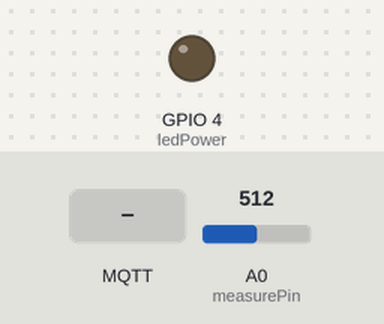
A sketch run on a simulated ESP8266 (NodeMCU). Shown: output pins drawn as LEDs (lit = HIGH). The test bench sets the inputs (shaded band); at power-on: A0 (measurePin) = 512. WiFi joins after 1.5 s; servers stay silent unless stated; random numbers use the default seed unless the sketch sets one; no MQTT or app messages arrive unless stated; what the sketch prints to the serial monitor is not drawn.

Above: at 2.7 s.
2.8 s: MQTT message "1" arrives on the first subscribed topic
18.0 s: MQTT message "on" arrives on the first subscribed topic
33.0 s: MQTT message "off" arrives on the first subscribed topic
Timing chart, 0 to 48.1 s (numbered marks = the images above; inputs shaded):
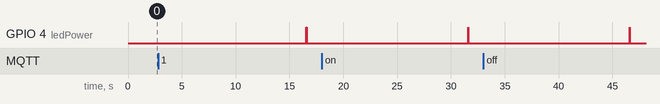

The sketch:

optical_dust_sensor_coding.ino
```cpp
#include <ESP8266WiFi.h>
#include <PubSubClient.h>

int measurePin = A0;
int ledPower = 4;
char str_voMeasured[10];
char str_calcVoltage[10];
char str_dustDensity[10];

unsigned int samplingTime = 280;
unsigned int deltaTime = 40;
unsigned int sleepTime = 9680;

float voMeasured = 0;
float voMeasured_old = 0;
float calcVoltage = 0;
float dustDensity = 0;
float dustDensity_old = 0;

// Update these with values suitable for your network.
// my hotspot
const char* ssid = "AGK";
const char* password = "91AuiaV00";
//const char* mqtt_server = "broker.mqtt-dashboard.com";
const char* mqtt_server = "172.20.10.4";


WiFiClient espClient;
PubSubClient client(espClient);
long lastMsg = 0;
char msg[100];
int value = 0;


void setup_wifi() {

  delay(10);
  // We start by connecting to a WiFi network
  Serial.println();
  Serial.print("Connecting to ");
  Serial.println(ssid);

  WiFi.begin(ssid, password);

  while (WiFi.status() != WL_CONNECTED) {
    delay(500);
    Serial.print(".");
  }

  randomSeed(micros());

  Serial.println("");
  Serial.println("WiFi connected");
  Serial.println("IP address: ");
  Serial.println(WiFi.localIP());
}


void setup() {
  Serial.begin(115200);
  setup_wifi();
  client.setServer(mqtt_server, 1883);
  client.setCallback(callback);
  //Serial.begin(9600);
  pinMode(ledPower,OUTPUT);
}


void callback(char* topic, byte* payload, unsigned int length) {
  Serial.print("Message arrived [");
  Serial.print(topic);
  Serial.print("] ");
  for (int i = 0; i < length; i++) {
    Serial.print((char)payload[i]);
  }
  Serial.println();

}

void reconnect() {
  // Loop until we're reconnected
  while (!client.connected()) {
    Serial.print("Attempting MQTT connection...");
    // Create a random client ID
    String clientId = "ESP8266Client-";
    clientId += String(random(0xffff), HEX);
    // Attempt to connect
    if (client.connect(clientId.c_str())) {
      Serial.println("connected");
      // Once connected, publish an announcement...
      client.publish("TopicDustReads", "");
      // ... and resubscribe
      client.subscribe("outTopicRed");
    } else {
      Serial.print("failed, rc=");
      Serial.print(client.state());
      Serial.println(" try again in 2 seconds");
      // Wait 5 seconds before retrying
      delay(5000);
    }
  }
}


void loop(){

 if (!client.connected()) {
    reconnect();
   }
  client.loop();


  digitalWrite(ledPower,LOW);
  delayMicroseconds(samplingTime);

  dustDensity_old = dustDensity;
  delay(15000);
  voMeasured = analogRead(measurePin);
  delayMicroseconds(deltaTime);
  digitalWrite(ledPower,HIGH);
  delayMicroseconds(sleepTime);


  // 0 - 3.3V mapped to 0 - 1023 integer values
  // recover voltage
  calcVoltage = voMeasured * (3.3/ 1024.0);

  // linear eqaution taken from http://www.howmuchsnow.com/arduino/airquality/
  // Chris Nafis (c) 2012
  dustDensity = 0.17 * calcVoltage - 0.1;

  Serial.print("Raw Signal Value (0-1023): ");
  Serial.print(voMeasured);

  Serial.print(" - Voltage: ");
  Serial.print(calcVoltage);


  Serial.print(" - Dust Density: ");
  Serial.println(dustDensity);


dtostrf(voMeasured, 4, 2, str_voMeasured);
dtostrf(calcVoltage, 4, 2, str_calcVoltage);
dtostrf(dustDensity, 4, 2, str_dustDensity);

 sprintf(msg,"{\"RawMeasured\": %s,\"CalcVolt\": %s,\"dustDen\": %s }",str_voMeasured,str_calcVoltage,str_dustDensity);

    //sprintf(msg, "test");

    if (dustDensity != dustDensity_old) {

      Serial.print("Publish message: ");
      Serial.println(msg);
      client.publish("TopicDustReads", msg);

    }
}
```
